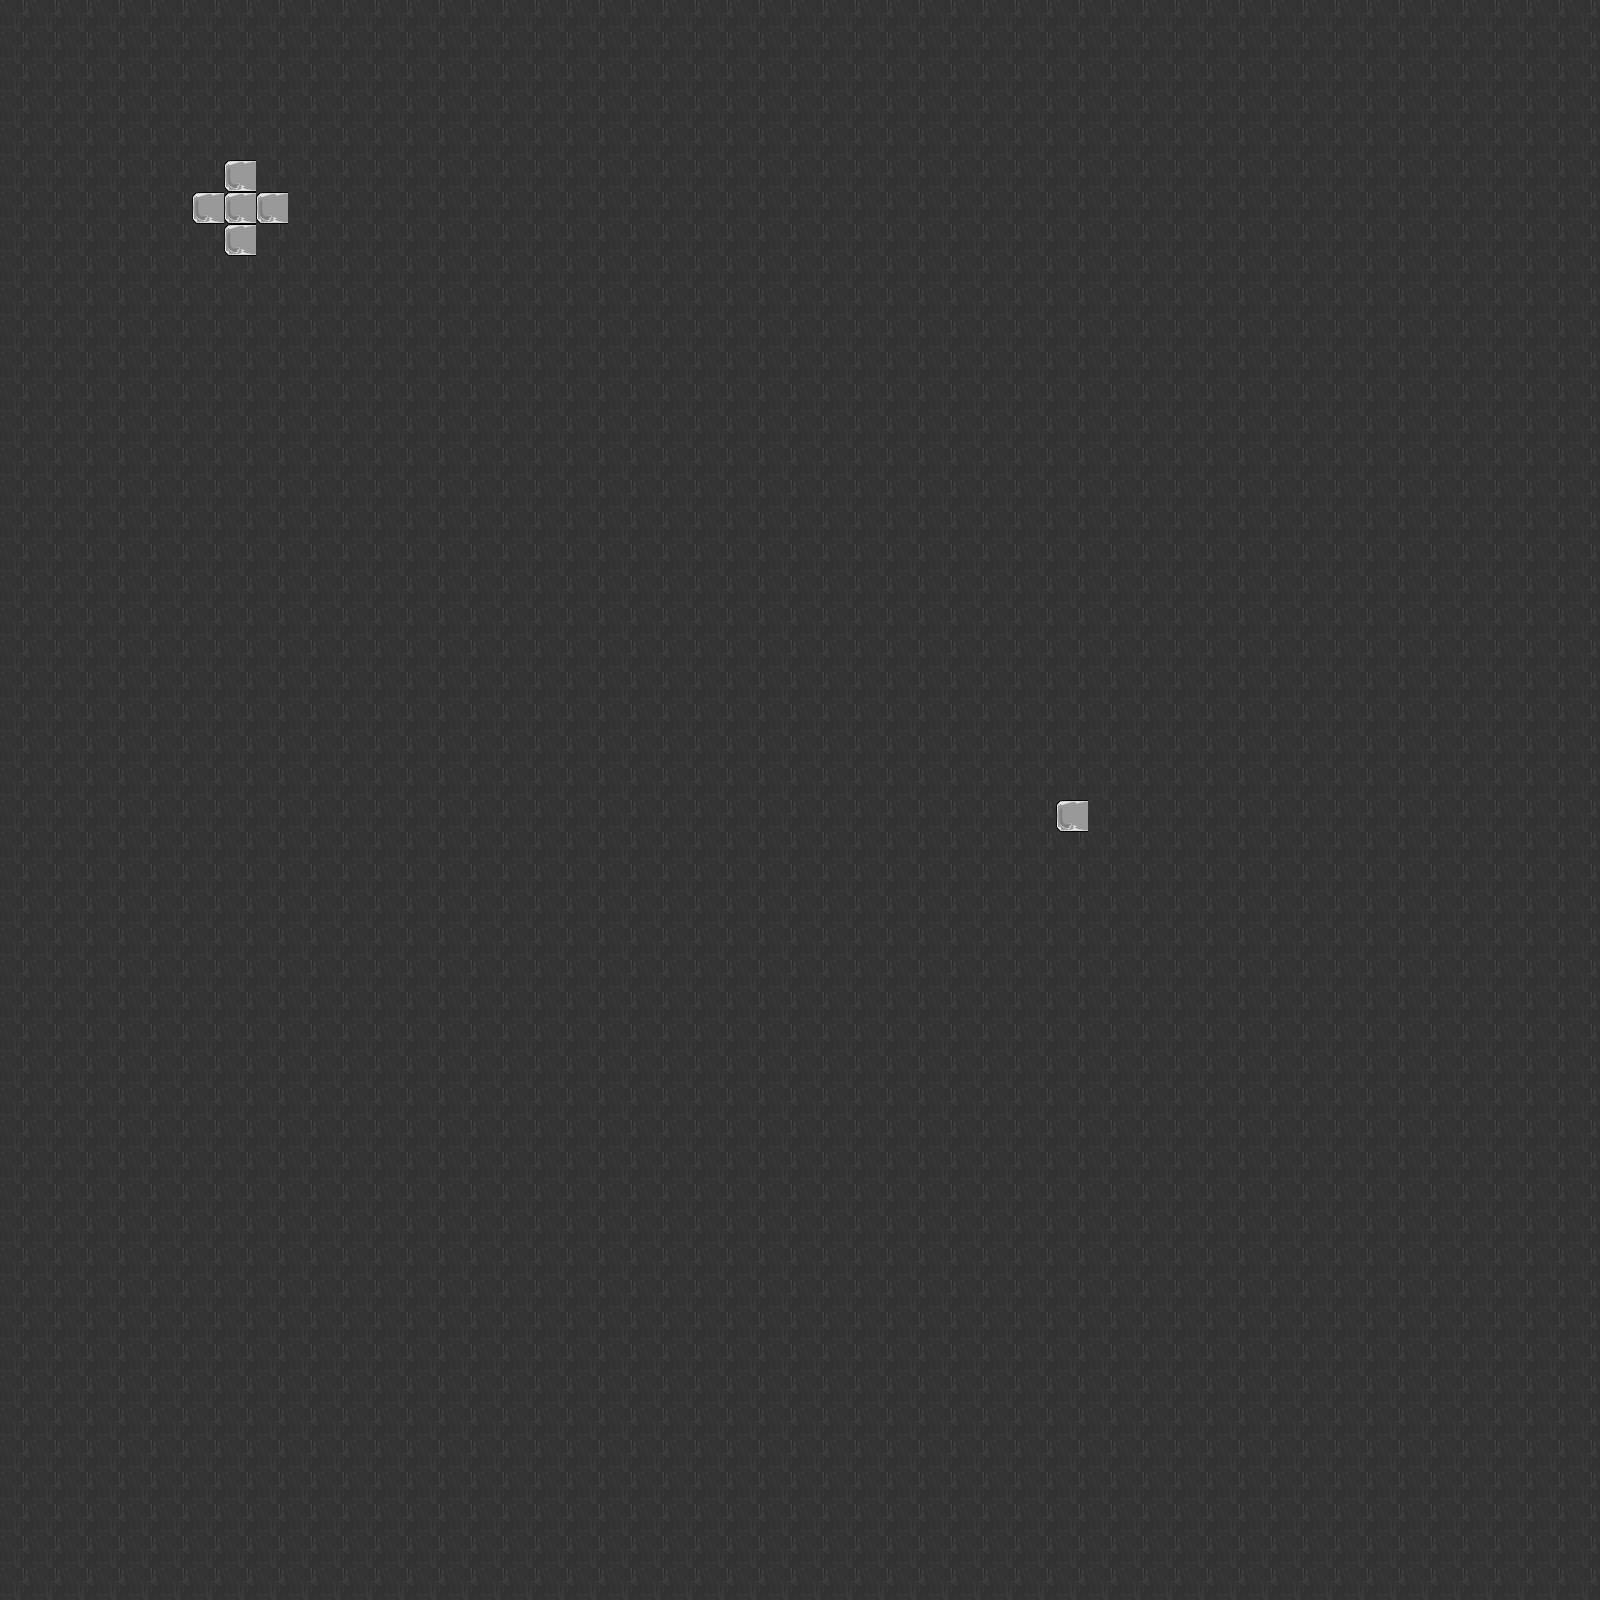

This game map was drawn from its Tiled (.tmx) file and the tilesets committed beside it. A one-line description and the trimmed map source follow:
An orthogonal 50x50 tile map with 32x32 px tiles, 2 tile layers (BG, solid), 10 tilesets and 1 object (player).

<map version="1.0" orientation="orthogonal" width="50" height="50" tilewidth="32" tileheight="32" backgroundcolor="#b8b8b8">
 <properties>
  <property name="gravity" value="2" />
  <property name="speed" value="2" />
 </properties>
 <tileset firstgid="1" name="stone" tilewidth="32" tileheight="32">
  <properties>
   <property name="solid" value="" />
  </properties>
  <image source="stone.png" width="192" height="160" />
 </tileset>
 <tileset firstgid="31" name="pipe" tilewidth="32" tileheight="32">
  <properties>
   <property name="spike" value="" />
  </properties>
  <image source="pipe.png" width="128" height="128" />
 </tileset>
 <tileset firstgid="47" name="stone darker" tilewidth="32" tileheight="32">
  <properties>
   <property name="solid" value="" />
  </properties>
  <image source="stone_darker.png" width="192" height="160" />
 </tileset>
 <tileset firstgid="77" name="decorations" tilewidth="32" tileheight="32">
  <properties>
   <property name="solid" value="" />
  </properties>
  <image source="decorations.png" width="256" height="256" />
 </tileset>
 <tileset firstgid="141" name="small dark tile" tilewidth="32" tileheight="32">
  <image source="small_dark_tile.png" width="64" height="64" />
 </tileset>
 <tileset firstgid="145" name="stone textured" tilewidth="32" tileheight="32">
  <image source="stone_textured.png" width="192" height="160" />
 </tileset>
 <tileset firstgid="175" name="void" tilewidth="32" tileheight="32">
  <image source="void.png" width="128" height="32" />
 </tileset>
 <tileset firstgid="179" name="spike" tilewidth="32" tileheight="32">
  <image source="spike.png" width="512" height="512" />
 </tileset>
 <tileset firstgid="435" name="arrows" tilewidth="32" tileheight="32">
  <image source="arrows.png" width="512" height="512" />
 </tileset>
 <tileset firstgid="691" name="stopper" tilewidth="32" tileheight="32">
  <image source="stopper.png" width="125" height="32" />
 </tileset>
 <layer name="BG" width="50" height="50">
  <data>[2500 cells, 2500 non-empty, 1 distinct tile ids]</data>
 </layer>
 <layer name="solid" width="50" height="50">
  <data>[2500 cells, 6 non-empty, 1 distinct tile ids]</data>
 </layer>
 <objectgroup name="entitati" width="50" height="50">
  <object name="player" x="230" y="203" width="58" height="73" />
 </objectgroup>
</map>
